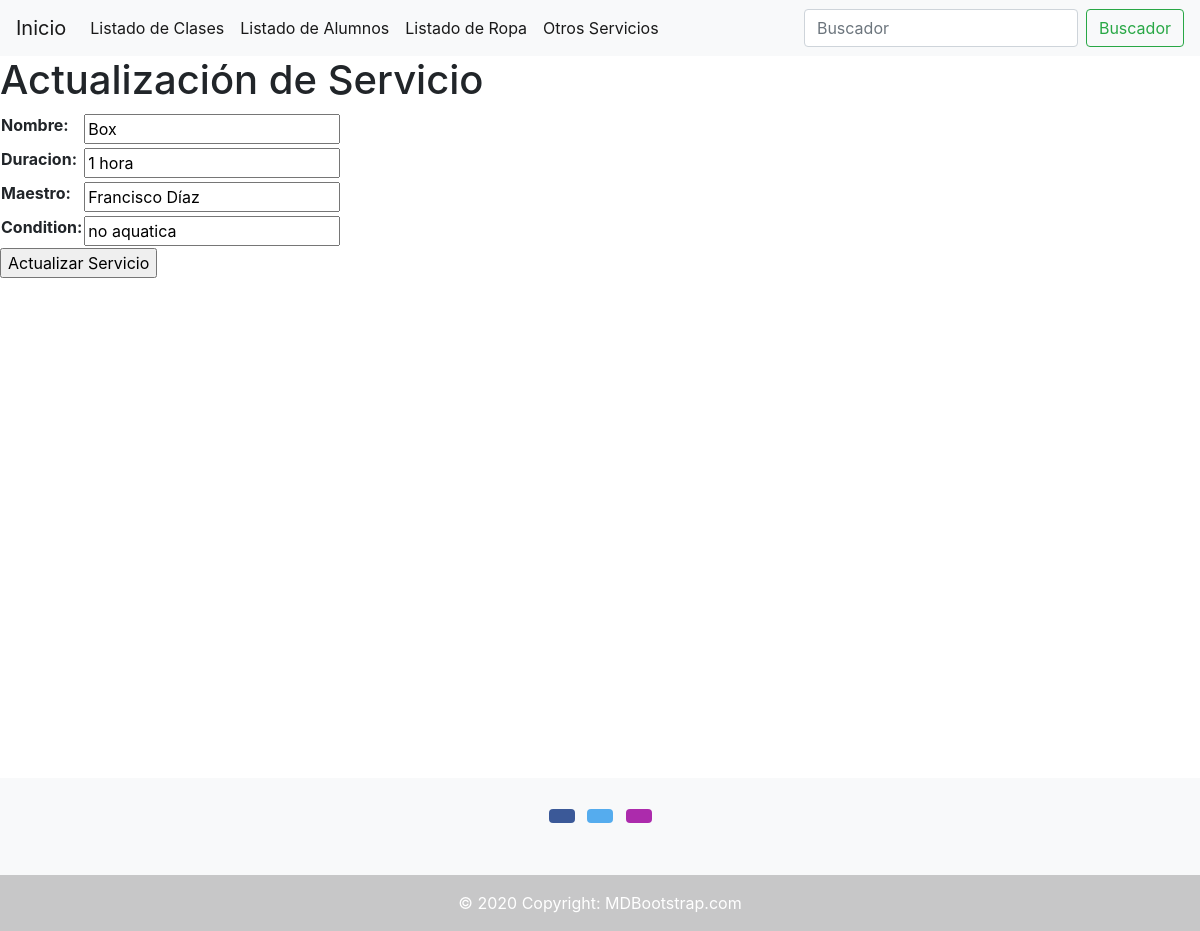
/servicios/servicios-update/2/, run on an earlier commit of the app's database.
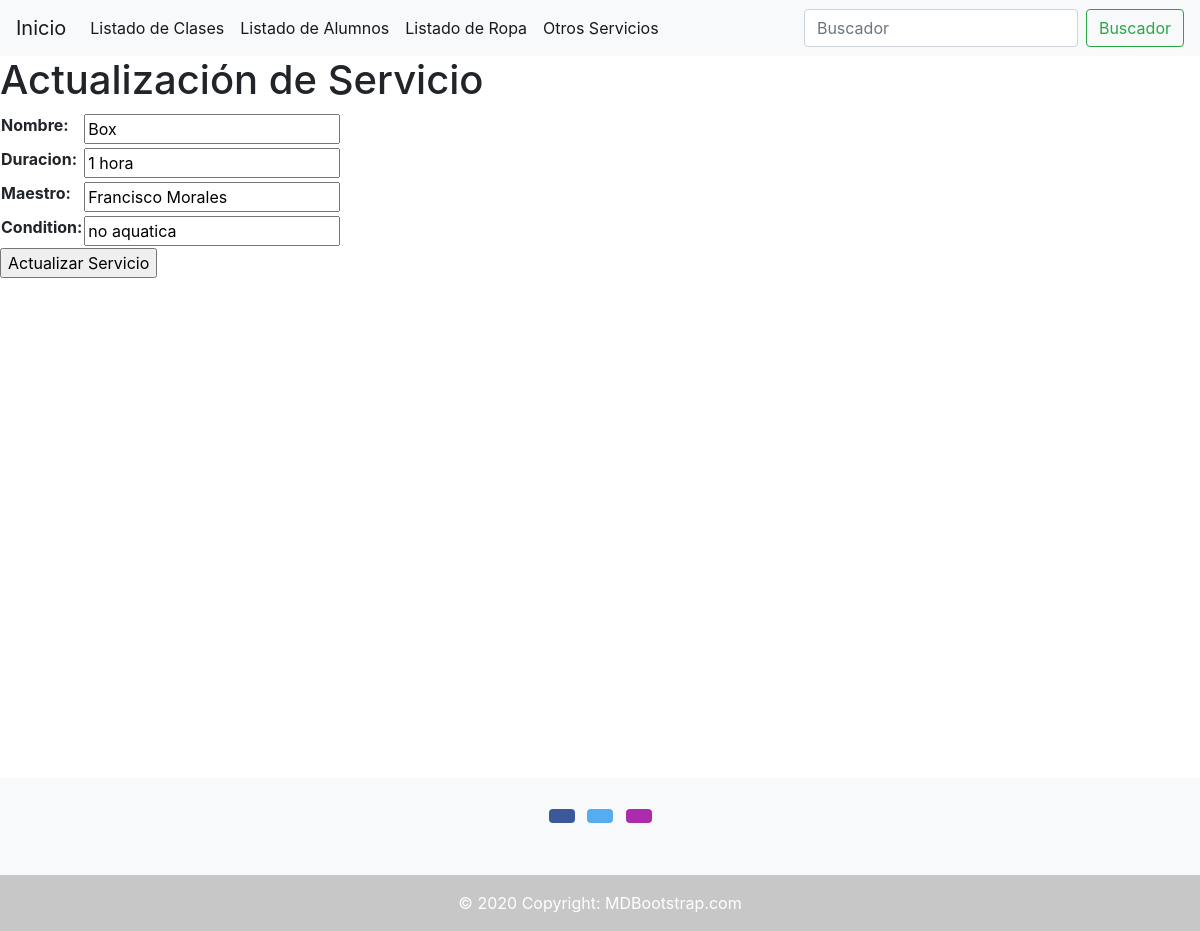
And on a later commit of the database.
### servicios/models.py (models this page shows, shortened)
class Servicios(models.Model):
    CONDITION_CHOICES = (
        ('aquatica', 'aquatica'),
        ('no aquatica', 'no aquatica'),
    )
    nombre = models.CharField(max_length=30)
    duracion = models.CharField(max_length=15)
    maestro = models.CharField(max_length=30)
    condition = models.CharField(max_length=50, choices = CONDITION_CHOICES)
    is_active = models.BooleanField(default=True)

### servicios/views.py (the view, shortened to what this page needs)
# urls.py: path('servicios-update/<int:pk>/', servicios_update, name='servicios_update'),
def servicios_update(request, pk):
    servicios = Servicios.objects.get(id=pk)
    if request.method == 'GET':
        context = {
            'form': ServiciosForm(
                initial={
                    'nombre':servicios.nombre,
                    'duracion':servicios.duracion,
                    'maestro':servicios.maestro,
                    'condition':servicios.condition,
                }
            )
        }
        return render(request, 'servicios/servicios-update.html', context=context)

### servicios/forms.py
class ServiciosForm(forms.Form):
    nombre = forms.CharField(max_length=30)
    duracion = forms.CharField(max_length=15)
    maestro = forms.CharField(max_length=30)
    condition = forms.CharField(max_length=50)

### Templates/Servicios/servicios-update.html (shortened to what this page needs)
{% extends 'Base.html' %}
{% block content %}
    <h1>Actualización de Servicio</h1>
    {% if form %}
    <form action="" method="POST">
            <table>
                {{form.as_table}}
            </table>
        <input type="submit" value="Actualizar Servicio">
    </form>
    {% endif %}
{% endblock %}

What changed in the data, as far as the page shows it:
changed Servicios "Box": maestro "Francisco Díaz" → "Francisco Morales"
